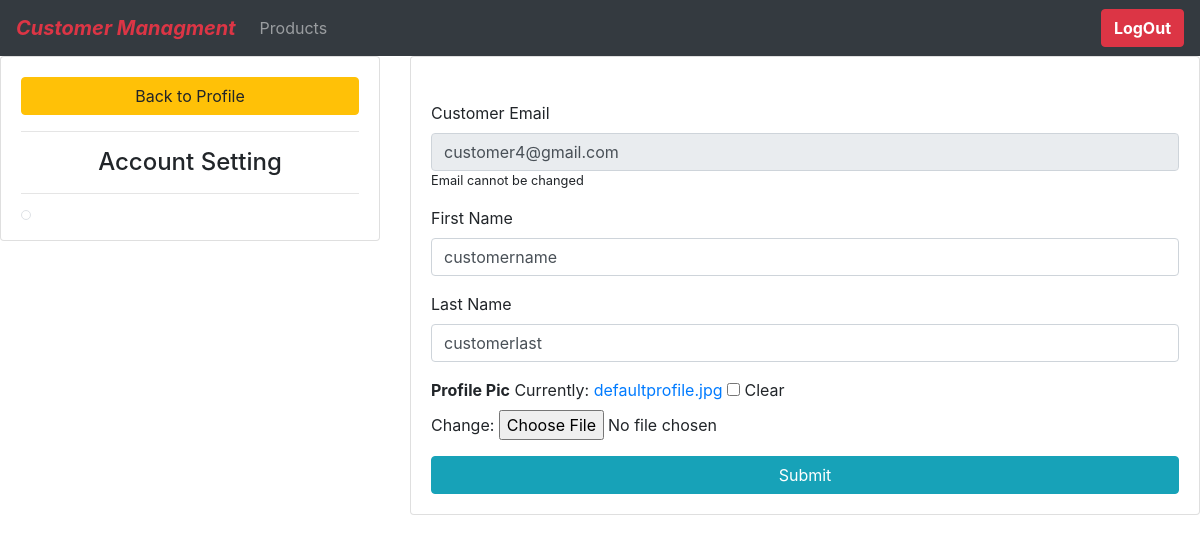
Before: /customer/settings_user/3 (signed in) with the older database file.
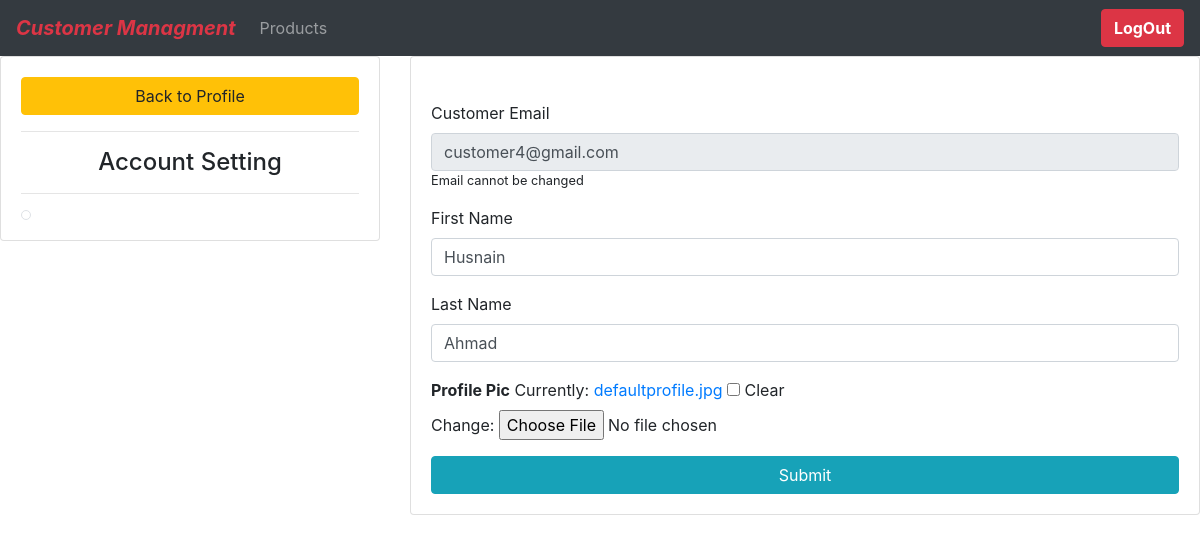
After: the same page with the newer database file.
### Customer/models.py (models this page shows, shortened)
class Customer(models.Model):
    user = models.OneToOneField(User,on_delete=models.CASCADE,unique=True)
    first_name = models.CharField(max_length=50)
    last_name = models.CharField(max_length=50,null=True)
    profile_pic = models.ImageField(null=True, default="defaultprofile.jpg" ,blank=True)
    created_at = models.DateTimeField(auto_now_add=True,max_length=200)
    updated_at = models.DateTimeField(auto_now=True,max_length=200)
    class Meta:
        verbose_name = 'Customer'
        verbose_name_plural = 'Customers'

### Authentication/models.py (models this page shows, shortened)
class User(AbstractBaseUser,PermissionsMixin):
    email = models.EmailField( max_length=255, unique=True)
    user_type = models.CharField(max_length=200,choices=USER_TYPE_CHOICES,null=True)
    last_login = models.DateTimeField( blank=True, null=True)
    is_staff = models.BooleanField( default=False)
    is_superuser = models.BooleanField( default=False)
    is_active = models.BooleanField( default=True)
    date_joined = models.DateTimeField(default=timezone.now)
    objects = UserManager()
    USERNAME_FIELD = 'email'
    REQUIRED_FIELDS = []
    class Meta:
        ordering = ['email']

### Customer/views.py (the view)
# urls.py: path('settings_user/<str:pk>',settings_user, name="settings_user"),
def settings_user(request ,pk):
    customer =  Customer.objects.get(id=pk)
    form =  CustomerForm(instance=customer)
    if request.method == 'POST':
        form = CustomerForm(request.POST,request.FILES,instance=customer)
        if form.is_valid():
            form.save()
    context = {'form' : form ,"customer":customer}
    return render(request , 'settings_update.html' , context)

### Customer/forms.py
class CustomerForm(forms.ModelForm):
    class Meta:
        model = Customer
        fields = '__all__'
        exclude = ['created_at' , 'updated_at']

### static/template/settings_update.html (shortened to what this page needs)
{% extends 'main.html' %}
{% load widget_tweaks %}
{% block content %}
<div class="row">
    <div class="col-md-4 ">
        <div class="card">
            <div class="card-body">
            <a href="{% url 'customer-home' request.user.customer.id %}" class="btn btn-block btn-warning">Back to Profile</a>
            <hr>
            <h4 class="card-title text-center mt-3"> Account Setting</h4>
            <hr>
            <img class="img-thumbnail rounded-circle" src="{{request.user.customer.profile_pic.url}}" alt="">
            </div>
        </div>
    </div>
    <div class="col-md">
        <form class="form" method="POST" action="" enctype="multipart/form-data">
            <div class="card">
                <div class="card-body">
                    <br>
                    <div class="form-group">
                        <label class="form-label">Customer Email</label>
                        <input type="text" readonly class="form-control" id="staticEmail" value={{customer.user}} >
                        <small>Email cannot be changed</small>
                    </div>
                    <div class="form-group">
                        <label class="form-label">First Name</label>
                        {% render_field form.first_name  class="form-control" placeholder="First Name .."  %}
                    </div>
                    <div class="form-group">
                        <label class="form-label">Last Name</label>
                        {% render_field form.last_name  class="form-control" placeholder="Last Name .."  %}
                    </div>
                    <div class="form-group">
                        <label class="form-label font-weight-bold">Profile Pic</label>
                        {% render_field form.profile_pic  class="" type="file"   %}
                    </div>
                    <button class="btn btn-block btn-info" type="submit" name="submit"> Submit</button>
                </div>
            </div>
        </form>
    </div>
</div>
{% endblock %}

Changed rows visible on the page:
changed Customer "customer4@gmail.com": first_name "customername" → "Husnain"; last_name "customerlast" → "Ahmad"
